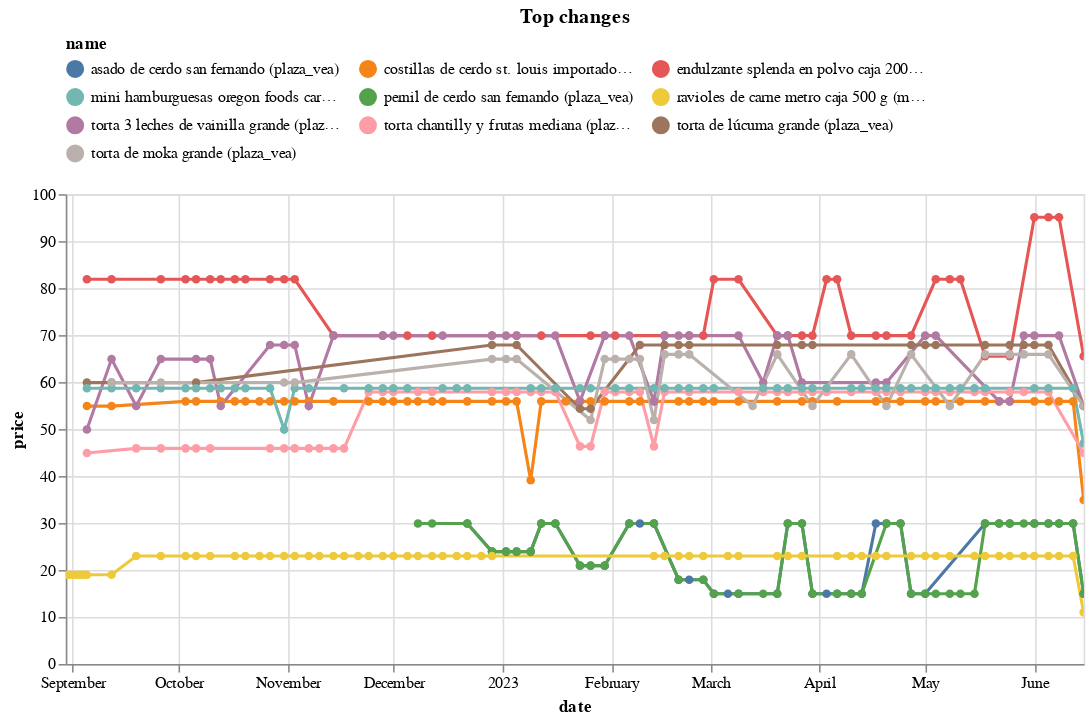

Here is the notebook cell this chart was saved with:
### Code cell
top_changes_abs.head(10).pipe(plot_changes, 'Top changes')

### Figure 1 — Vega-Lite specification as saved in the notebook (floating-point values rounded to 4 significant figures; data arrays with more than 128 entries replaced by an {"elided": "..."} marker saying what was removed)
{"config": {"view": {"continuousWidth": 300, "continuousHeight": 300}, "legend": {"columns": 3, "orient": "top"}}, "data": {"name": "data-5866df20f7ff80d9eef2af2bf2ac87b6"}, "mark": {"type": "line", "point": true}, "encoding": {"color": {"field": "name", "scale": {"domain": ["asado de cerdo san fernando (plaza_vea)", "costillas de cerdo st. louis importado (plaza_vea)", "endulzante splenda en polvo caja 200 sobres (plaza_vea)", "mini hamburguesas oregon foods carne angus caja 600g (plaza_vea)", "pernil de cerdo san fernando (plaza_vea)", "ravioles de carne metro caja 500 g (metro)", "torta 3 leches de vainilla grande (plaza_vea)", "torta chantilly y frutas mediana (plaza_vea)", "torta de lúcuma grande (plaza_vea)", "torta de moka grande (plaza_vea)"]}, "type": "nominal"}, "tooltip": [{"field": "name", "type": "nominal"}, {"field": "price", "type": "quantitative"}, {"field": "last_price", "type": "quantitative"}], "x": {"field": "date", "type": "temporal"}, "y": {"field": "price", "type": "quantitative"}}, "params": [{"name": "param_7", "select": {"type": "point", "fields": ["name"]}, "bind": "legend"}, {"name": "param_8", "select": {"type": "interval", "encodings": ["x", "y"]}, "bind": "scales"}], "title": "Top changes", "transform": [{"filter": {"param": "param_7"}}], "width": 650, "$schema": "https://vega.github.io/schema/vega-lite/v5.8.0.json", "datasets": {"data-5866df20f7ff80d9eef2af2bf2ac87b6": {"elided": "451 records"}}}
